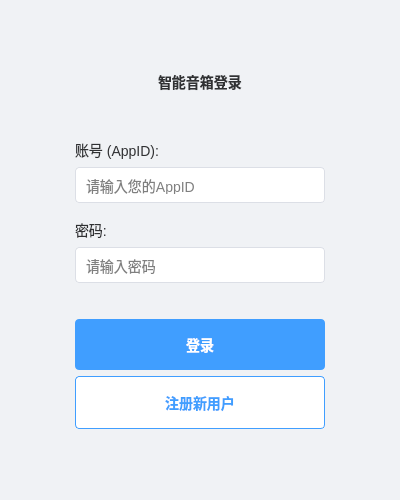
<?xml version="1.0" encoding="UTF-8"?>
<ui version="4.0">
 <class>Widget</class>
 <widget class="QWidget" name="Widget">
  <property name="geometry">
   <rect>
    <x>0</x>
    <y>0</y>
    <width>400</width>
    <height>500</height>
   </rect>
  </property>
  <property name="windowTitle">
   <string>智能音箱控制系统</string>
  </property>
  <property name="styleSheet">
   <string notr="true">QWidget {
    background-color: #f0f2f5;
    font-family: &quot;Microsoft YaHei&quot;, Arial;
}

QLineEdit {
    padding: 8px;
    border: 1px solid #dcdfe6;
    border-radius: 4px;
    background-color: white;
    font-size: 14px;
    margin-bottom: 10px;
}

QLineEdit:focus {
    border: 1px solid #409eff;
}

QPushButton {
    padding: 8px;
    border-radius: 4px;
    font-size: 14px;
    font-weight: bold;
    min-height: 35px;
}

QPushButton#loginButton {
    background-color: #409eff;
    color: white;
    border: none;
}

QPushButton#loginButton:hover {
    background-color: #66b1ff;
}

QPushButton#registerButton {
    background-color: white;
    color: #409eff;
    border: 1px solid #409eff;
}

QPushButton#registerButton:hover {
    background-color: #ecf5ff;
}

QLabel {
    color: #303133;
    font-size: 14px;
}</string>
  </property>
  <layout class="QVBoxLayout" name="verticalLayout">
   <item>
    <spacer name="verticalSpacer">
     <property name="orientation">
      <enum>Qt::Vertical</enum>
     </property>
     <property name="sizeHint" stdset="0">
      <size>
       <width>20</width>
       <height>40</height>
      </size>
     </property>
    </spacer>
   </item>
   <item alignment="Qt::AlignHCenter">
    <widget class="QLabel" name="titleLabel">
     <property name="font">
      <font>
       <pointsize>20</pointsize>
       <bold>true</bold>
      </font>
     </property>
     <property name="text">
      <string>智能音箱登录</string>
     </property>
    </widget>
   </item>
   <item>
    <spacer name="verticalSpacer_3">
     <property name="orientation">
      <enum>Qt::Vertical</enum>
     </property>
     <property name="sizeType">
      <enum>QSizePolicy::Fixed</enum>
     </property>
     <property name="sizeHint" stdset="0">
      <size>
       <width>20</width>
       <height>40</height>
      </size>
     </property>
    </spacer>
   </item>
   <item>
    <layout class="QHBoxLayout" name="horizontalLayout">
     <item>
      <spacer name="horizontalSpacer">
       <property name="orientation">
        <enum>Qt::Horizontal</enum>
       </property>
       <property name="sizeHint" stdset="0">
        <size>
         <width>40</width>
         <height>20</height>
        </size>
       </property>
      </spacer>
     </item>
     <item>
      <layout class="QVBoxLayout" name="formLayout">
       <property name="sizeConstraint">
        <enum>QLayout::SetFixedSize</enum>
       </property>
       <item>
        <widget class="QLabel" name="appIdLabel">
         <property name="text">
          <string>账号 (AppID):</string>
         </property>
        </widget>
       </item>
       <item>
        <widget class="QLineEdit" name="appIdLineEdit">
         <property name="minimumSize">
          <size>
           <width>250</width>
           <height>0</height>
          </size>
         </property>
         <property name="placeholderText">
          <string>请输入您的AppID</string>
         </property>
        </widget>
       </item>
       <item>
        <widget class="QLabel" name="passwordLabel">
         <property name="text">
          <string>密码:</string>
         </property>
        </widget>
       </item>
       <item>
        <widget class="QLineEdit" name="passwordLineEdit">
         <property name="minimumSize">
          <size>
           <width>250</width>
           <height>0</height>
          </size>
         </property>
         <property name="echoMode">
          <enum>QLineEdit::Password</enum>
         </property>
         <property name="placeholderText">
          <string>请输入密码</string>
         </property>
        </widget>
       </item>
       <item>
        <spacer name="verticalSpacer_2">
         <property name="orientation">
          <enum>Qt::Vertical</enum>
         </property>
         <property name="sizeType">
          <enum>QSizePolicy::Fixed</enum>
         </property>
         <property name="sizeHint" stdset="0">
          <size>
           <width>20</width>
           <height>20</height>
          </size>
         </property>
        </spacer>
       </item>
       <item>
        <widget class="QPushButton" name="loginButton">
         <property name="text">
          <string>登录</string>
         </property>
        </widget>
       </item>
       <item>
        <widget class="QPushButton" name="registerButton">
         <property name="text">
          <string>注册新用户</string>
         </property>
        </widget>
       </item>
      </layout>
     </item>
     <item>
      <spacer name="horizontalSpacer_2">
       <property name="orientation">
        <enum>Qt::Horizontal</enum>
       </property>
       <property name="sizeHint" stdset="0">
        <size>
         <width>40</width>
         <height>20</height>
        </size>
       </property>
      </spacer>
     </item>
    </layout>
   </item>
   <item>
    <spacer name="verticalSpacer_4">
     <property name="orientation">
      <enum>Qt::Vertical</enum>
     </property>
     <property name="sizeHint" stdset="0">
      <size>
       <width>20</width>
       <height>40</height>
      </size>
     </property>
    </spacer>
   </item>
  </layout>
 </widget>
 <resources/>
 <connections/>
</ui>
